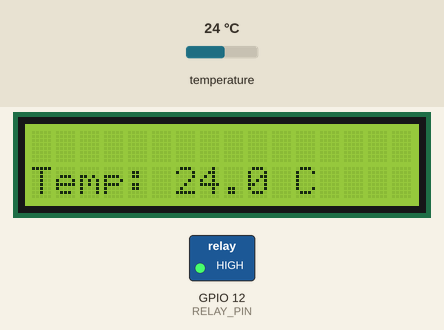
Simulated run of this sketch. Board: ESP8266 (NodeMCU). On the bench: 16×2 character LCD, switched loads named in the sketch (green lamp = pin HIGH). The test bench sets the inputs (shaded band); at power-on: temperature 24 °C. WiFi joins after 1.5 s; servers stay silent unless stated; uploads are accepted with an empty reply; what the sketch prints to the serial monitor is not drawn.

Above: at 2.9 s.
3.0 s: temperature set to 23.4 °C
At 4.3 s:
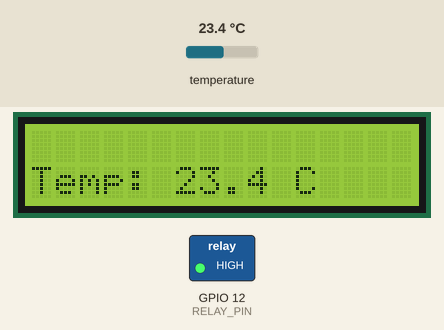
4.6 s: temperature set to 22.3 °C
At 5.1 s:
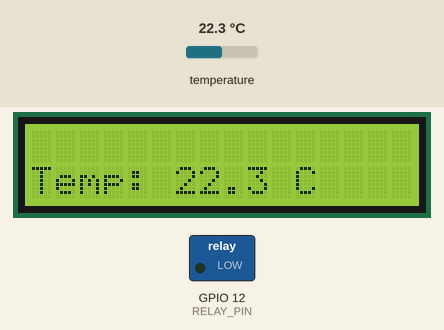
6.2 s: temperature set to 12 °C
At 7.9 s:
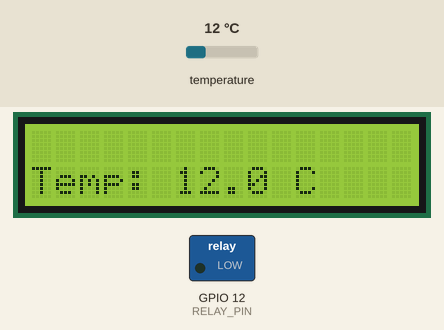
Timing chart, 0 to 9.4 s (numbered marks = the images above; inputs shaded):
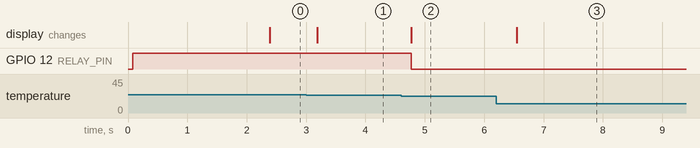

Measured:
- the behaviour switches between 23 and 22.9 °C on temperature (found by bisection; images 1 and 2)
- after the input at 3.0 s, the display: changes after 0.19 s (image 1)
- after the input at 4.6 s, GPIO 12 (RELAY_PIN): HIGH → LOW after 0.17 s; the display: changes after 0.17 s (image 2)
- after the input at 6.2 s, the display: changes after 0.35 s (image 3)

The sketch:

sketch_EP2866.ino
```cpp
#include <Wire.h>
#include <LiquidCrystal_I2C.h>
#include <OneWire.h>
#include <DallasTemperature.h>
#include <ESP8266WiFi.h>
#include <ESP8266HTTPClient.h>
#include <ArduinoJson.h>

// Configurações do display
LiquidCrystal_I2C lcd(0x27, 16, 2);

// Pinos e sensores
#define ONE_WIRE_BUS 0
#define RELAY_PIN 12

OneWire oneWire(ONE_WIRE_BUS);
DallasTemperature sensors(&oneWire);

// Credenciais WiFi
const char* ssid = "Henrique";
const char* password = "12345678";
const char* serverUrl = "http://192.168.170.194:3000";
//const char* ssid = "AP_101.2GHz";
//const char* password = "Casanova1006";
//const char* serverUrl = "http://192.168.0.115:3000";

WiFiClient wifiClient;
HTTPClient http;

float minTemperatura = 23.0;
float maxTemperatura = 24.0;
bool statusRele = false;

void setup() {
    // Inicializa a comunicação serial
    Serial.begin(9600);
    while (!Serial) {
        ;  // Aguarda o monitor serial inicializar
    }

    Serial.println("\nInicializando...");

    // Inicializar o display
    lcd.init();
    lcd.clear();
    lcd.backlight();

    // Inicializar o sensor de temperatura
    sensors.begin();

    // Configurar relé como saída
    pinMode(RELAY_PIN, OUTPUT);
    digitalWrite(RELAY_PIN, HIGH); // Relé desligado inicialmente

    // Conectar ao WiFi
    conectarWiFi();
}

void loop() {
    // Ler e exibir temperatura
    static unsigned long lastTemperatureUpdate = 0;

    sensors.requestTemperatures();
    float tempC = sensors.getTempCByIndex(0);

    lcd.setCursor(0, 1);
    lcd.print("Temp: ");
    lcd.print(tempC, 1);
    lcd.print(" C");

    if (millis() - lastTemperatureUpdate > 5000) {
        // Enviar temperatura para o servidor a cada 10 segundos
        enviarTemperatura(tempC);
        lastTemperatureUpdate = millis();
    }

    // Controlar o relé
    if (sensors.getTempCByIndex(0) < minTemperatura) {
      statusRele = true;
        digitalWrite(RELAY_PIN, LOW); // Ativa o relé
    } else if (sensors.getTempCByIndex(0) > maxTemperatura) {
      statusRele = false;
        digitalWrite(RELAY_PIN, HIGH); // Desativa o relé
    }

    // Atualizar as configurações do servidor a cada 60 segundos
    static unsigned long lastConfigUpdate = 0;
    if (millis() - lastConfigUpdate > 10000) {
        obterConfiguracoesTemperatura();
        lastConfigUpdate = millis();
    }
}

void conectarWiFi() {
    Serial.print("Conectando-se a ");
    Serial.println(ssid);

    WiFi.begin(ssid, password);

    // Aguardar conexão
    while (WiFi.status() != WL_CONNECTED) {
        delay(500);
        Serial.print(".");
    }

    Serial.println("\nConectado à rede WiFi!");
    Serial.print("Endereço IP: ");
    Serial.println(WiFi.localIP());
}

void enviarTemperatura(float temperatura) {
    if (WiFi.status() == WL_CONNECTED) {

        http.begin(wifiClient, String(serverUrl) + "/temperatura/current");  // Usa WiFiClient com a URL

        http.addHeader("content-type", "application/json");

        // Cria o corpo da requisição com a temperatura atual
        String jsonData = "{\"temperatura\":" + String(temperatura) + ", \"statusAquecedor\":" + String(statusRele) + "}";

        int httpResponseCode = http.POST(jsonData);

        if (httpResponseCode > 0) {
            String resposta = http.getString();

            // Deserializa a resposta JSON para formatar a saída
            DynamicJsonDocument doc(512);
            DeserializationError error = deserializeJson(doc, resposta);

            if (!error) {
                String message = doc["message"];
                float tempAtualizada = doc["temperatura"];

                Serial.println("Resposta do servidor:");
                Serial.println("----------------------------");
                Serial.println("Mensagem: " + message);
                Serial.print("Temperatura Atualizada: ");
                Serial.println(tempAtualizada);
                Serial.println("----------------------------");
            } else {
                Serial.println("Erro ao analisar a resposta do servidor.");
            }
        } else {
            Serial.println("Erro ao enviar temperatura. Código HTTP: " + String(httpResponseCode));
        }

        http.end();
    } else {
        Serial.println("WiFi desconectado");
    }
}

void obterConfiguracoesTemperatura() {
    if (WiFi.status() == WL_CONNECTED) {
        http.begin(wifiClient, String(serverUrl) + "/temperatura/settings");  // Usa WiFiClient com a URL

        int httpResponseCode = http.GET();

        if (httpResponseCode > 0) {
            String resposta = http.getString();
            Serial.println("Configurações recebidas: " + resposta);

            // Extrair minTemperatura e maxTemperatura da resposta JSON
            DynamicJsonDocument doc(1024);
            deserializeJson(doc, resposta);
            minTemperatura = doc["minTemperatura"];
            maxTemperatura = doc["maxTemperatura"];

        } else {
            Serial.println("Erro ao obter configurações. Código HTTP: " + String(httpResponseCode));
        }

        http.end();
    } else {
        Serial.println("WiFi desconectado");
    }
}
```
